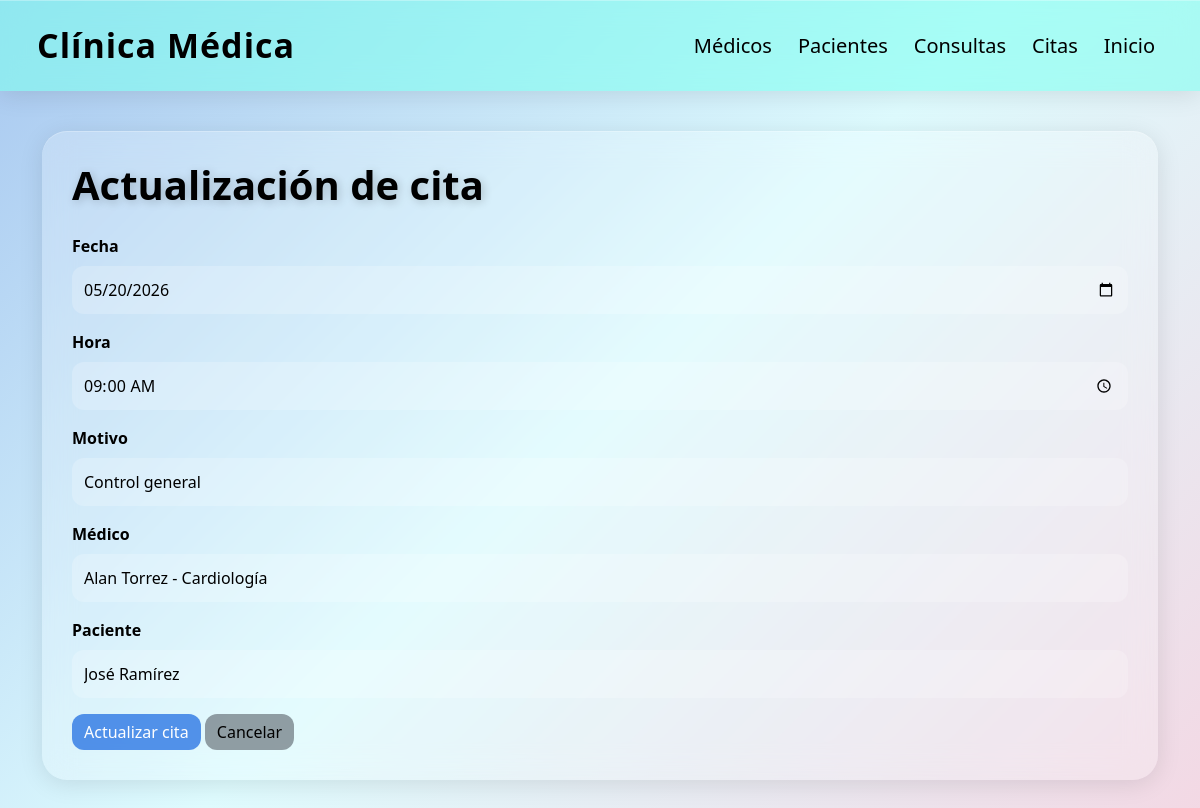
Screenshot of /citas/edit/1 with the database file from the repository.
### models/cita_model.py (models this page shows, shortened)
class Cita(db.Model):
    __tablename__ = "citas"
    id = db.Column(db.Integer, primary_key=True)
    fecha = db.Column(db.String(20), nullable=False)
    hora = db.Column(db.String(10), nullable=False)
    motivo = db.Column(db.String(10), nullable=False)
    id_medico = db.Column(db.Integer, db.ForeignKey("medicos.id"), nullable=False)
    id_paciente = db.Column(db.Integer, db.ForeignKey("pacientes.id"), nullable=False)
    medico = db.relationship("Medico")
    paciente = db.relationship("Paciente")
    @staticmethod
    def get_by_id(id):
        return Cita.query.get(id)

### models/medico_model.py (models this page shows, shortened)
class Medico(db.Model):
    __tablename__ = "medicos"
    id = db.Column(db.Integer, primary_key=True)
    nombre = db.Column(db.String(100), nullable=False)
    especialidad = db.Column(db.String(100), nullable=False)
    telefono = db.Column(db.String(20), nullable=False)
    correo = db.Column(db.String(100), nullable=False)
    consultas = db.relationship("Consulta", back_populates="medico")
    @staticmethod
    def get_all():
        return Medico.query.all()

### models/paciente_model.py (models this page shows, shortened)
class Paciente(db.Model):
    __tablename__ = "pacientes"
    id = db.Column(db.Integer, primary_key=True)
    nombre = db.Column(db.String(100), nullable=False)
    edad = db.Column(db.Integer, nullable=False)
    direccion = db.Column(db.String(150), nullable=False)
    telefono = db.Column(db.String(20), nullable=False)
    consultas = db.relationship("Consulta", back_populates="paciente")
    @staticmethod
    def get_all():
        return Paciente.query.all()

### controllers/cita_controller.py (the view, shortened to what this page needs)
@cita_bp.route("/edit/<int:id>", methods=["GET", "POST"])
def edit(id):
    cita = Cita.get_by_id(id)
    medicos = Medico.get_all()
    pacientes = Paciente.get_all()
    return cita_view.edit(cita, medicos, pacientes)

### run.py (called while the page is built)
@app.context_processor
def inject_active_path():
    def is_active(path):
        return "active" if request.path == path else ""
    return dict(is_active=is_active)

### views/cita_view.py (called while the page is built)
def edit(cita, medicos, pacientes):
    return render_template(
        "citas/edit.html", cita=cita, medicos=medicos, pacientes=pacientes
    )

### templates/citas/edit.html (shortened to what this page needs)
{% extends "base.html" %}
{% block content %}
<h1>Actualización de cita</h1>
<form action="{{ url_for('cita.edit', id=cita.id) }}" method="POST">
    <div class="mb-3">
        <label class="form-label">Fecha</label>
        <input type="date" class="form-control" name="fecha" value="{{ cita.fecha }}" required>
    </div>
    <div class="mb-3">
        <label class="form-label">Hora</label>
        <input type="time" class="form-control" name="hora" value="{{ cita.hora }}" required>
    </div>
    <div class="mb-3">
        <label class="form-label">Motivo</label>
        <input type="text" class="form-control" name="motivo" value="{{ cita.motivo }}" required>
    </div>
    <div class="mb-3">
        <label class="form-label">Médico</label>
        <select name="id_medico" class="form-select" required>
            {% for item in medicos %}
            <option value="{{ item.id }}" {% if item.id==cita.id_medico %}selected{% endif %}>
                {{ item.nombre }} - {{ item.especialidad }}
            </option>
            {% endfor %}
        </select>
    </div>
    <div class="mb-3">
        <label class="form-label">Paciente</label>
        <select name="id_paciente" class="form-select" required>
            {% for item in pacientes %}
            <option value="{{ item.id }}" {% if item.id==cita.id_paciente %}selected{% endif %}>
                {{ item.nombre }}
            </option>
            {% endfor %}
        </select>
    </div>
    <button type="submit" class="btn btn-primary">
        Actualizar cita
    </button>
    <a href="{{ url_for('cita.index') }}" class="btn btn-secondary">
        Cancelar
    </a>
</form>
{% endblock %}

### templates/base.html (style rules this page uses)
* { margin: 0; padding: 0; box-sizing: border-box; }
body { background: linear-gradient(135deg, #a8c8f0 0%, #defbfe 50%, #f3d8e4 100%); min-height: 100vh; font-family: 'Segoe UI', sans-serif; }
h1 { color: rgb(0, 0, 0); font-weight: bold; margin-bottom: 25px; text-shadow: 2px 2px 10px rgba(0, 0, 0, 0.2); }
.form-control, .form-select { background: rgba(255, 255, 255, 0.20); border: none; color: rgb(0, 0, 0); border-radius: 12px; padding: 12px; }
.form-label { color: rgb(0, 0, 0); font-weight: bold; }
::placeholder { color: rgba(0, 0, 0, 0.7) !important; }
.btn { border-radius: 12px; transition: 0.2s ease; }
.btn-primary { background: rgba(21, 102, 224, 0.7); border: none; }
.btn-secondary { background: rgba(108, 117, 125, 0.7); border: none; color: rgb(0, 0, 0); }

### rows the page displays
Cita: fecha "05/20/2026", hora "09:00", motivo "Control general", id_medico "Alan Torrez - Cardiología", id_paciente "José Ramírez"
